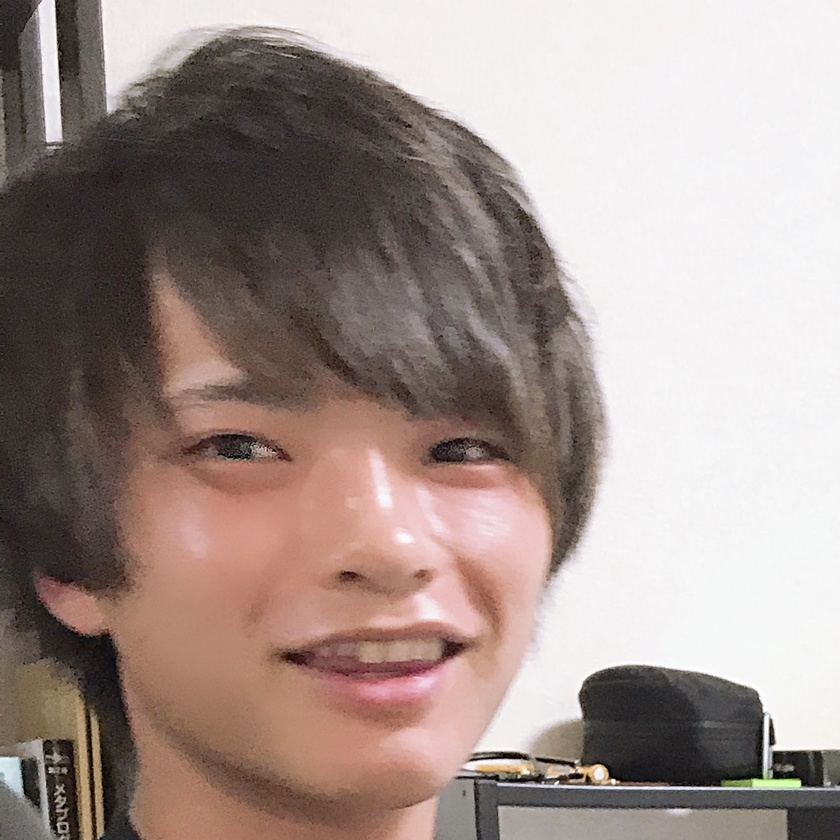
#> input picture my_img/me1.jpg, 840 x 840 px, shrunk from 1245 x 1244 before the run, found by its file name
$ python get_face.py
#> lines starting #> are read from the running program, lines starting #| are printed output that depends on the picture; after the words box and inside, x2 and y2 are one past the last pixel; in counts of white or black regions, pixels touching at a corner belong together
#OpenCVのインポート
import cv2
import matplotlib.pyplot as plt

#カスケード型分類器に使用する分類器のデータ（xmlファイル）を読み込み
HAAR_FILE = "../../opencv/data/haarcascades/haarcascade_frontalface_default.xml"
cascade = cv2.CascadeClassifier(HAAR_FILE)

#画像ファイルの読み込み
image_picture = "../../blog/my_img/me1.jpg"

img = cv2.imread(image_picture)
#> img is the input picture: shape (840, 840, 3); mean B, G, R 140.2, 145.6, 161.6

#グレースケールに変換する
img_g = cv2.imread(image_picture, 0)
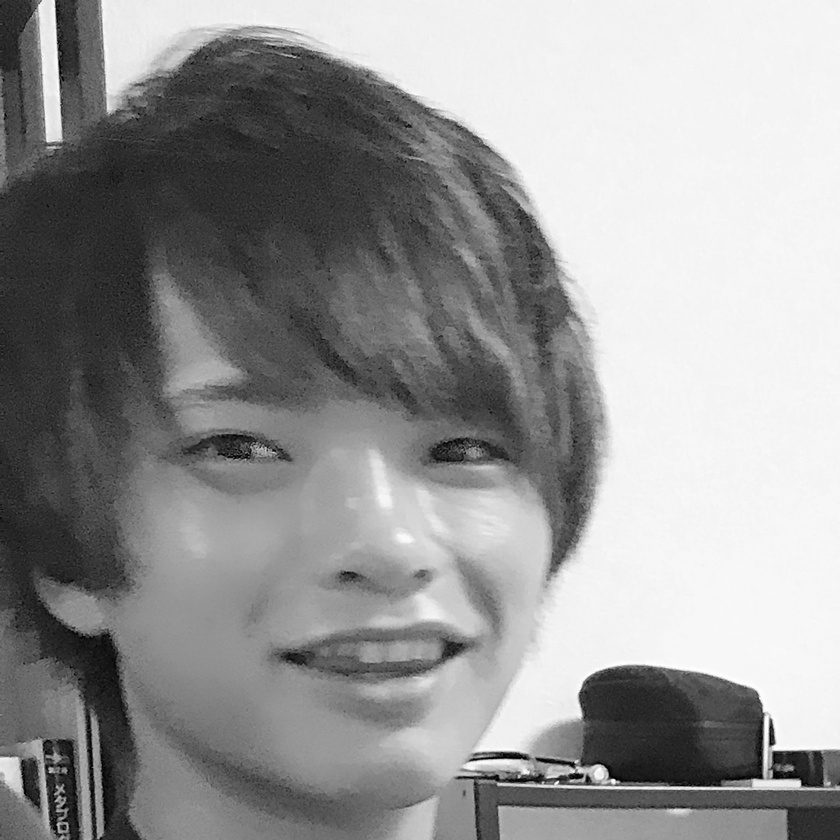
#> img_g: shape (840, 840); min 0, max 255, mean 149.8

#カスケード型分類器を使用して画像ファイルから顔部分を検出する
face = cascade.detectMultiScale(img_g)
#> face = [[97, 244, 540, 540]]

#顔の座標を表示する
print(face)
#| [[ 97 244 540 540]]

#顔部分を切り取る
for x, y, w, h in face:
    face_cut = img[y:y + h, x:x + w]
#> this loop made 1 pass
#> pass 1, `face_cut = img[y:y + h, x:x + w]`:
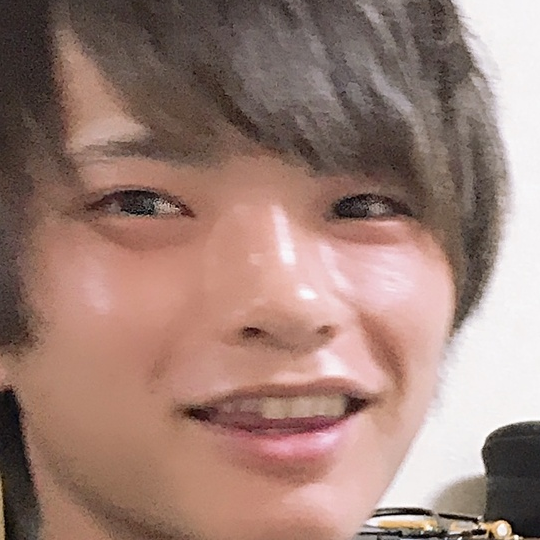
#> face_cut: shape (540, 540, 3); mean B, G, R 118.3, 127.6, 157.6

#白枠で顔を囲む
for x, y, w, h in face:
    cv2.rectangle(img, (x, y), (x + w, y + h), (255, 255, 255), 2)
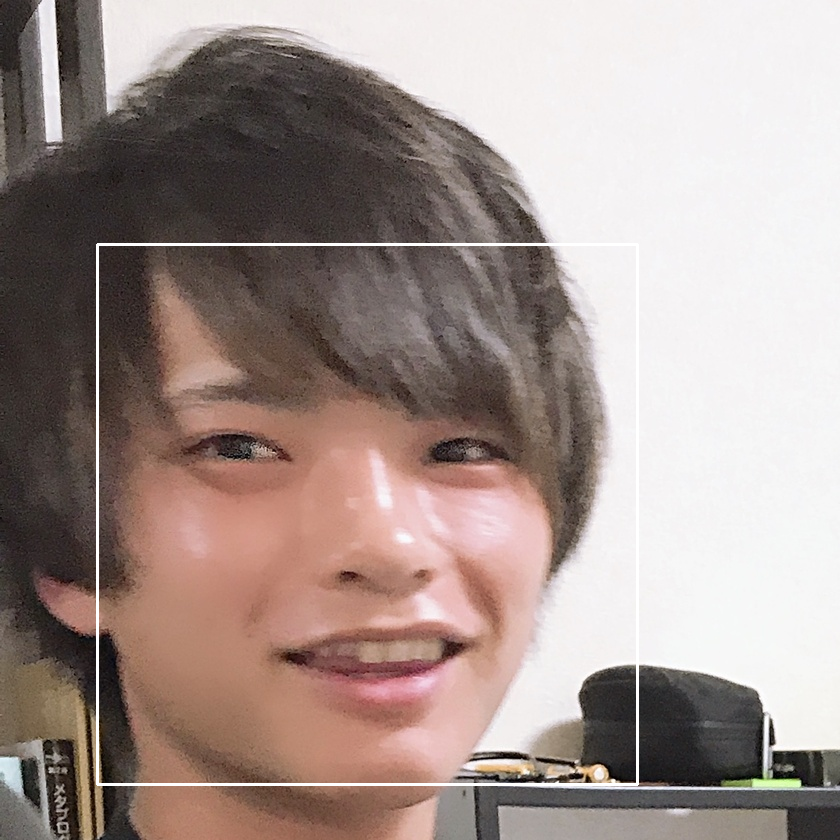
#> img: shape (840, 840, 3); 0.92% of pixels changed, all inside (x1, y1, x2, y2) = (96, 243, 639, 786)

#画像の出力
cv2.imwrite('../../blog/my_img/face_cut1.jpg', face_cut)
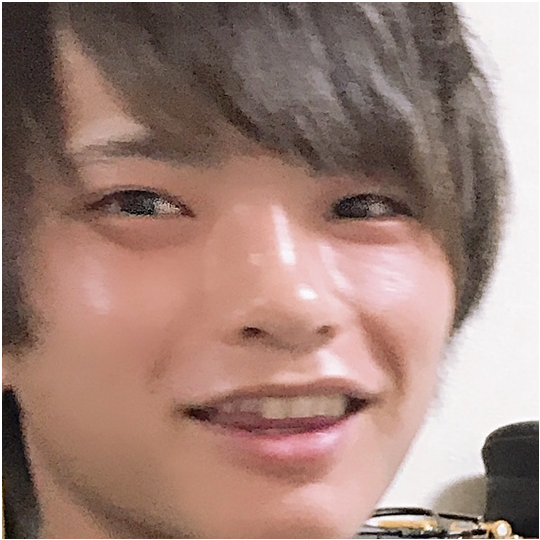
#> saved as face_cut1.jpg: shape (540, 540, 3); mean B, G, R 120, 129.3, 159.1
cv2.imwrite('../../blog/my_img/face_rectangle1.jpg', img)

$ run again, with my_img/me0.jpg copied over my_img/me1.jpg
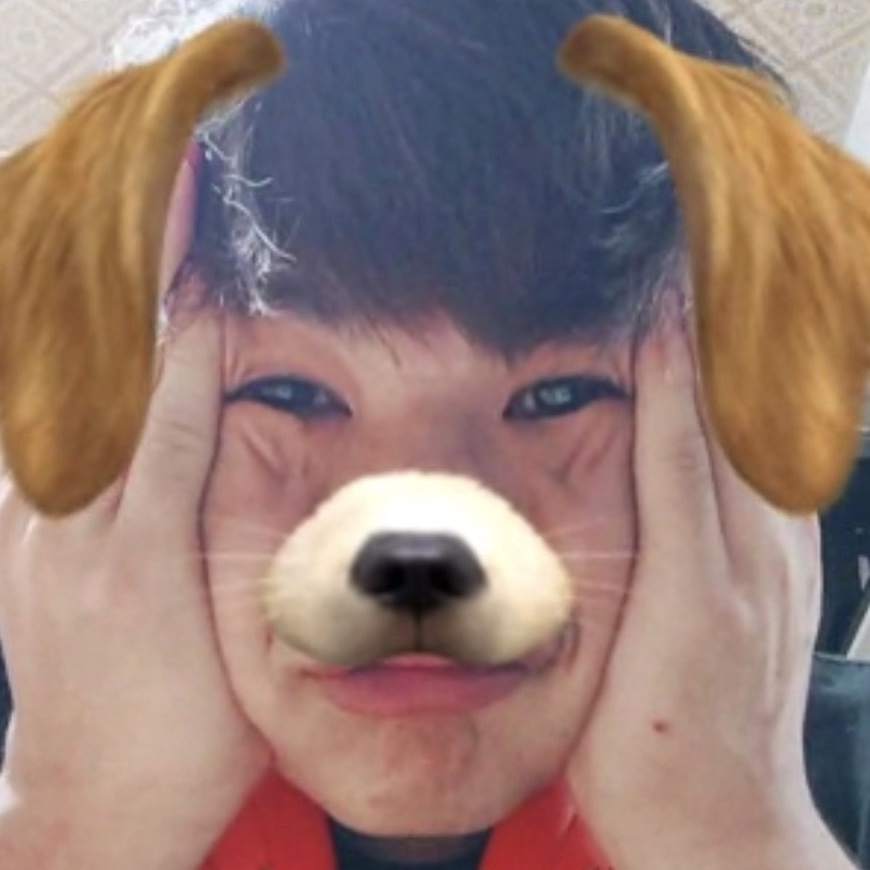
#> input picture my_img/me0.jpg, 870 x 870 px, found by its file name
#> img is the input picture: shape (870, 870, 3); mean B, G, R 115.3, 123.1, 149.1
#> `img_g = cv2.imread(image_picture, 0)`:
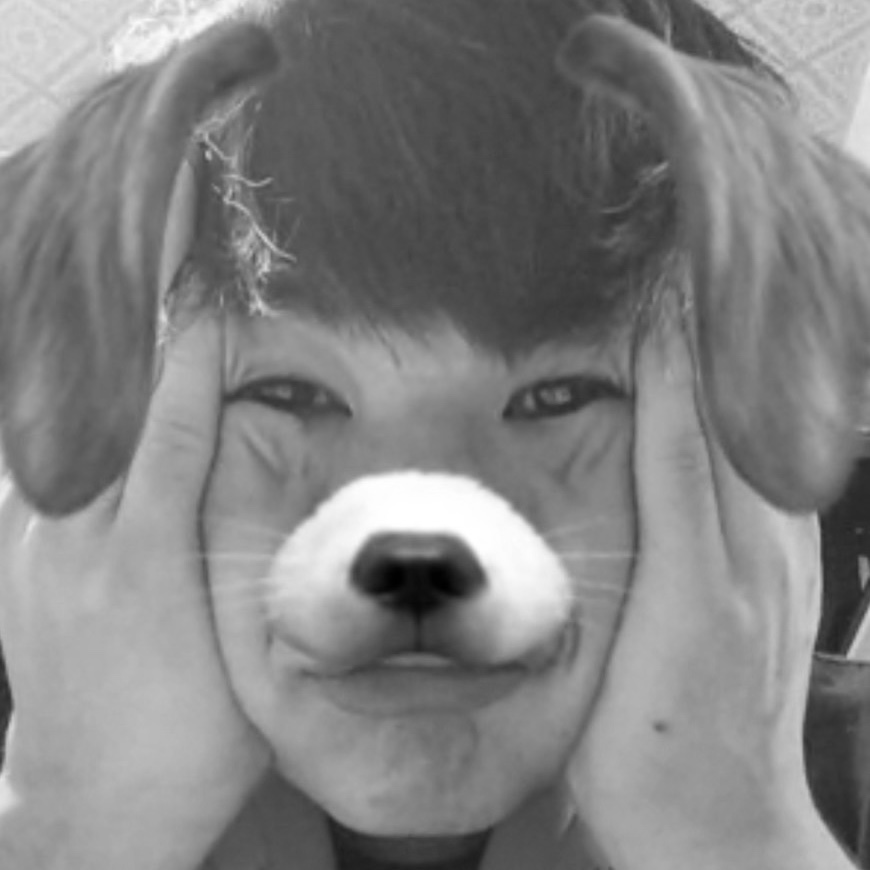
#> img_g: shape (870, 870); min 0, max 255, mean 130
#> face = [[570, 572, 58, 58]]
#| [[570 572  58  58]]
#> the loop `for x, y, w, h in face:` made 1 pass
#> `cv2.imwrite('../../blog/my_img/face_cut1.jpg', face_cut)`:
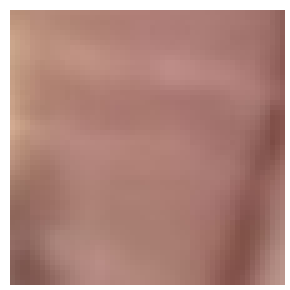
#> saved as face_cut1.jpg: shape (58, 58, 3) (shown 5 times larger); mean B, G, R 127.5, 136.1, 177.1

$ run again, with my_img/me2.jpg copied over my_img/me1.jpg
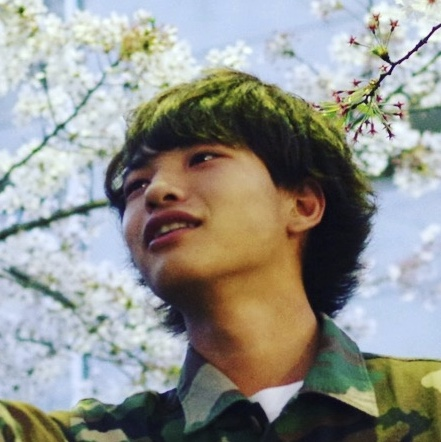
#> input picture my_img/me2.jpg, 441 x 442 px, found by its file name
#> img is the input picture: shape (442, 441, 3); mean B, G, R 140.9, 147.1, 146.4
#> `img_g = cv2.imread(image_picture, 0)`:
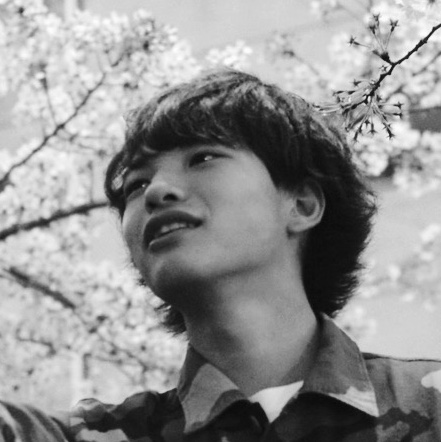
#> img_g: shape (442, 441); min 8, max 255, mean 146.2
#> face = [[203, 173, 76, 76]]
#| [[203 173  76  76]]
#> the loop `for x, y, w, h in face:` made 1 pass
#> `cv2.imwrite('../../blog/my_img/face_cut1.jpg', face_cut)`:
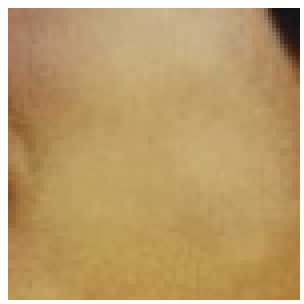
#> saved as face_cut1.jpg: shape (76, 76, 3) (shown 4 times larger); mean B, G, R 107.6, 157.5, 188.5

$ run again, with my_img/me3.jpg copied over my_img/me1.jpg
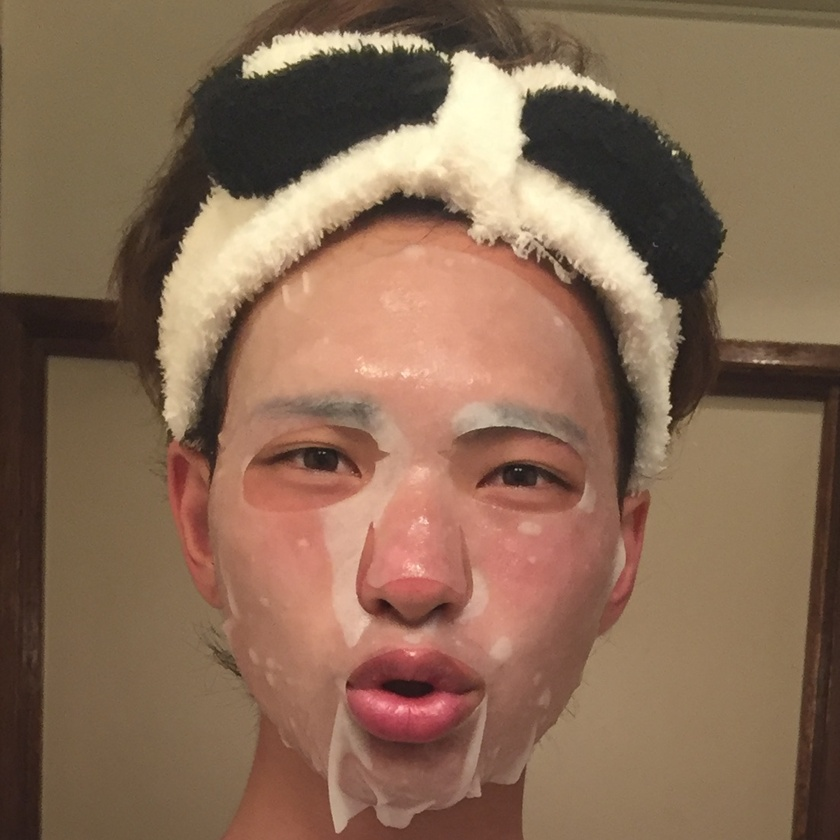
#> input picture my_img/me3.jpg, 840 x 840 px, shrunk from 1103 x 1104 before the run, found by its file name
#> img is the input picture: shape (840, 840, 3); mean B, G, R 85.1, 107.1, 136.9
#> `img_g = cv2.imread(image_picture, 0)`:
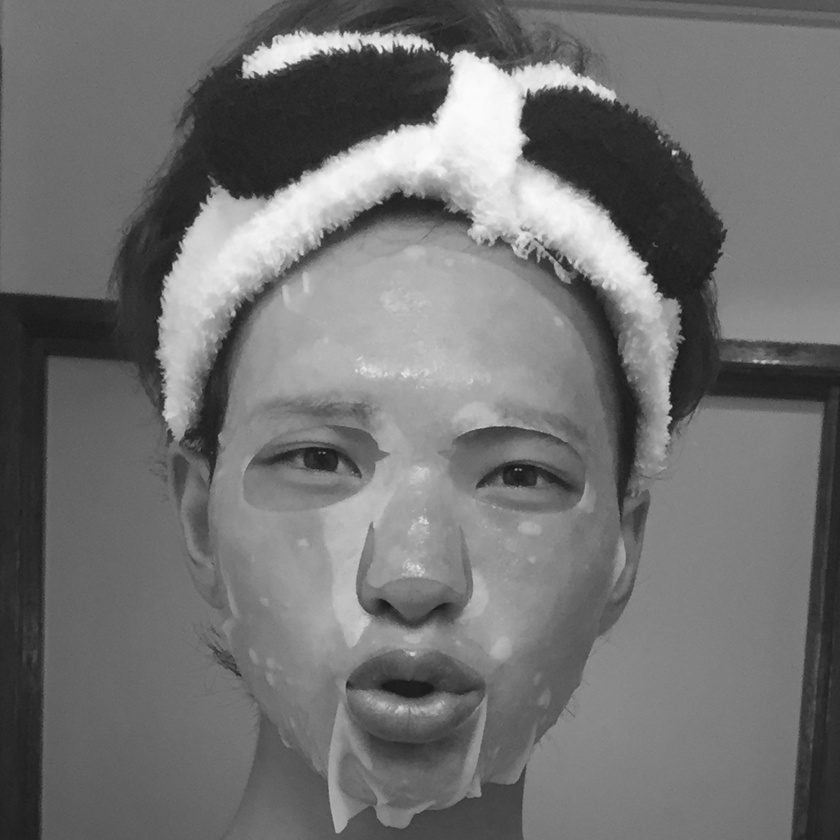
#> img_g: shape (840, 840); min 18, max 252, mean 113.5
#> face = [[158, 257, 526, 526]]
#| [[158 257 526 526]]
#> the loop `for x, y, w, h in face:` made 1 pass
#> `cv2.imwrite('../../blog/my_img/face_cut1.jpg', face_cut)`:
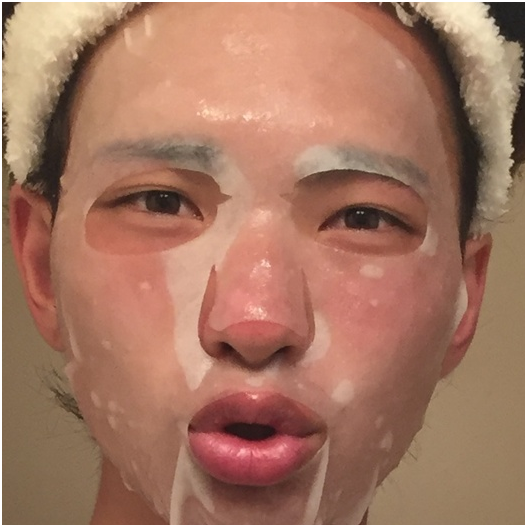
#> saved as face_cut1.jpg: shape (526, 526, 3); mean B, G, R 98.1, 118.7, 164.8
